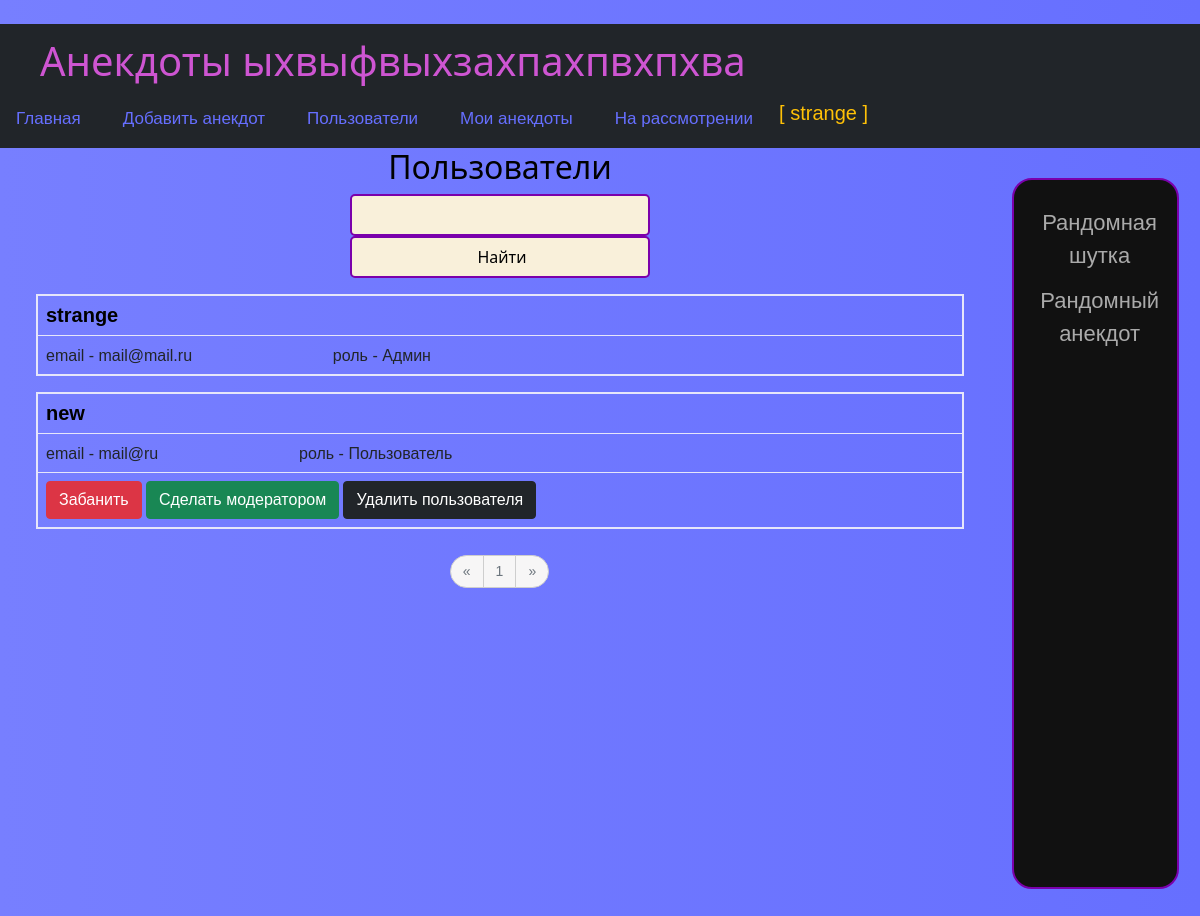
Page /users (signed in) on the earlier database version.
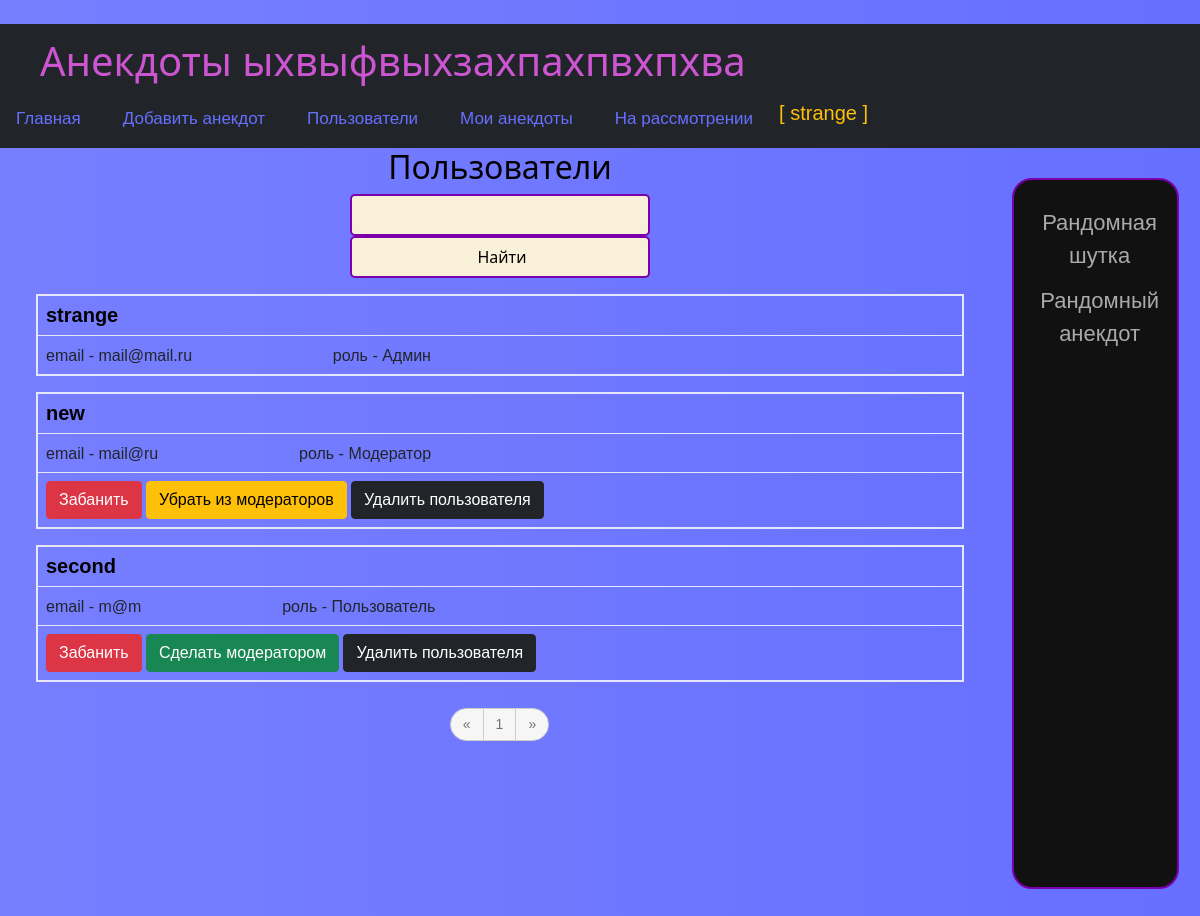
Same page on the later database version.
### data/users.py (models this page shows, shortened)
class User(SqlAlchemyBase, UserMixin, SerializerMixin):
    __tablename__ = 'users'
    id = sqlalchemy.Column(sqlalchemy.Integer, primary_key=True, autoincrement=True)
    nickname = sqlalchemy.Column(sqlalchemy.String, nullable=True)
    email = sqlalchemy.Column(sqlalchemy.String, index=True, unique=True, nullable=True)
    hashed_password = sqlalchemy.Column(sqlalchemy.String, nullable=True)
    rating = sqlalchemy.Column(sqlalchemy.Integer, nullable=True)
    dislikes = sqlalchemy.Column(sqlalchemy.Integer, nullable=True)
    role = sqlalchemy.Column(sqlalchemy.String, nullable=True)
    banned = sqlalchemy.Column(sqlalchemy.Boolean, nullable=True, default=False)
    anecdots = orm.relation("Anecdote", back_populates='user')

### main.py (the view)
@app.route('/users', methods=['GET'])
@app.route('/users/<int:num>', methods=['GET'])
@login_required
def users(num=0):
    name = request.query_string.decode('utf-8')[5:]
    if name:
        users = g.db_sess.query(User).filter(User.nickname.like(f'%{name}%'))
    else:
        users = g.db_sess.query(User)
    count = users.count()
    lenght = count // 5 + (1 if count % 5 else 0)
    if lenght <= 7:
        pages = range(1, lenght + 1)
    else:
        pages = [1]
        pages += [num - 2, num - 1, num, num + 1, num + 2]
        pages += [lenght]
    return render_template("users.html", users=users[num * 5:(num + 1) * 5], current=num, pages=pages, count=lenght,
                           name=name)

### data/db_session.py (called while the page is built)
def create_session() -> Session:
    global __factory
    return __factory()

### main.py (called while the page is built)
@app.before_request
def before_request():
    g.db_sess = db_session.create_session()

@app.teardown_request
def teardown_request(teardown):
    g.db_sess.close()

@login_manager.user_loader
def load_user(user_id):
    return g.db_sess.query(User).get(user_id)

### templates/users.html (shortened to what this page needs)
{% extends "base.html" %}
{% block right %}
<div class="sidenav">
    <a href="/other_jokes">Рандомная шутка</a>
    <a href="/other_anecdotes">Рандомный анекдот</a>
</div>
{% endblock %}
{% block content %}
<h2 align="center" xmlns:border="http://www.w3.org/1999/xhtml" xmlns="http://www.w3.org/1999/html">Пользователи</h2>
<div align="center">
    <form style="width: 300px;">
        <input type="search" name="text">
        <input type="submit" value="Найти">
    </form>
</div>
<div class="container-fluid">
    {% for item in users%}
    <table class="table table-bordered">
        <tr>
            <td><a class="a_link" href="/user/{{ item.id }}" style="font-size:20px; font-weight:bolder;">{{item.nickname}}</a>
            </td>
        </tr>
        <tr>
            <td>
                {% if not current_user.role == 'user' %}
                <a>email - {{item.email}} &emsp;&emsp;&emsp;&emsp;</a>
                <a>&emsp;&emsp;&emsp;&emsp;</a>
                {% endif %}
                {% if item.role == 'moder' %}
                <a>роль - Модератор</a>
                {% elif item.role == 'user' %}
                <a>роль - Пользователь</a>
                {% elif item.role == 'admin' %}
                <a>роль - Админ</a>
                {% endif %}
            </td>
        </tr>
        {% if current_user.is_authenticated and (current_user.role == 'moder' or current_user.role == 'admin') and
        item.id != current_user.id %}
        <td>
            {% if not (item.role == 'admin' or (current_user.role == 'moder' and item.role == 'moder')) %}
            {% if item.banned %}
            <a href="/unban_user/{{ item.id }}" class="btn btn-danger">
                Разбанить
            </a>
            {% else %}
            <a href="/ban_user/{{ item.id }}" class="btn btn-danger">
                Забанить
            </a>
            {% endif %}
            {% endif %}
            {% if current_user.id == 1 and item.banned == False%}
            {% if item.role == 'user' %}
            <a href="/moder_user/{{ item.id }}" class="btn btn-success">
                Сделать модератором
            </a>
            {% elif item.role == 'moder' %}
            <a href="/unmoder_user/{{ item.id }}" class="btn btn-warning">
                Убрать из модераторов
            </a>
            {% endif %}
            <a href="/delete_user/{{ item.id }}" class="btn btn-dark">
                Удалить пользователя
            </a>
            {% endif %}
        </td>
        {% endif %}
    </table>
    {% endfor %}
    <div align="center">
        <ul class="danuas voduv-peksaucub">
            {% if current > 0 %}
            <li><a class="nav-link active" href="/users/{{ current-1 }}?text={{name}}">«</a></li>
            {% else %}
            <li><a class="nav-link disabled" href="/users/{{ current-1 }}?text={{name}}">«</a></li>
            {% endif %}
            {% for i in pages %}
            {% if i == current + 1 %}
            <li><a class="nav-link disabled" href="/users/{{ i-1 }}?text={{name}}">{{ i }}</a></li>
            {% else %}
            <li><a class="nav-link active" href="/users/{{ i-1 }}?text={{name}}">{{ i }}</a></li>
            {% endif %}
            {%endfor %}
            {% if current < count - 1 %}
            <li><a class="nav-link active" href="/users/{{ current+1 }}?text={{name}}">»</a></li>
            {% else %}
            <li><a class="nav-link disabled" href="/users/{{ current+1 }}?text={{name}}">»</a></li>
            {% endif %}
        </ul>
        <br>
    </div>
</div>
{% endblock %}

### templates/base.html (shortened to what this page needs)
﻿<!DOCTYPE html>
<html lang="ru">
<head>
    <link href="https://cdn.jsdelivr.net/npm/bootstrap@5.1.3/dist/css/bootstrap.min.css" rel="stylesheet"
>
    <link rel="stylesheet" type="text/css" href="/static/css/style.css">
    <div class="navbar bg-dark">
        <div class="navbar-brand"><h1>Анекдоты ыхвыфвыхзахпахпвхпхва</h1></div>
        <ul class="nav">
            <il class="a_link1 nav-item "><a class="a_link1 nav-link active" href="/index/0">Главная</a></il>
            {% if current_user.is_authenticated %}
            {% if current_user.banned == False %}
            <il class="a_link1 nav-item"><a class="a_link1 nav-link active" href="/add_anecdote">Добавить анекдот</a>
            </il>
            {% endif %}
            <il class="a_link1 nav-item"><a class="a_link1 nav-link active" href="/users">Пользователи</a></il>
            <il class="a_link1 nav-item"><a class="a_link1 nav-link active" href="/user/{{ current_user.id }}">Мои
                анекдоты</a></il>
            {% if current_user.role == 'moder' or current_user.role == 'admin' %}
            <il class="a_link1 nav-item"><a class="a_link1 nav-link active" href="/moder_bid">На рассмотрении</a></il>
            {% endif %}
            {% endif %}
            {% if current_user.is_authenticated %}
            <a class="a_link1 nav-item text-warning" style="margin-right: 30px; font-size:20px" href="/logout">[ {{
                current_user.nickname }} ]</a>
            {% else %}
            <div>
                <a class="btn btn-primary " href="/register">Зарегистрироваться</a>
                <a class="btn btn-success" style="padding-right: 40px" href="/login">Войти</a>
            </div>
            {% endif %}
        </ul>
    </div>
</head>
<body>
<div class="container-fluid">
    <div class="row">
        <div class="col-md-10 main-block">{% block content %} {% endblock %}</div>
        <div class="col-md-2 left-block" style="margin-top: 10px;">{% block right %} {% endblock %}</div>
    </div>
</div>
</body>
</html>

Differences in the rows shown:
changed User "new": role "роль - Пользователь Сделать модератором" → "роль - Модератор Убрать из модераторов"
added User: nickname "second", email "m@m", role "роль - Пользователь"
